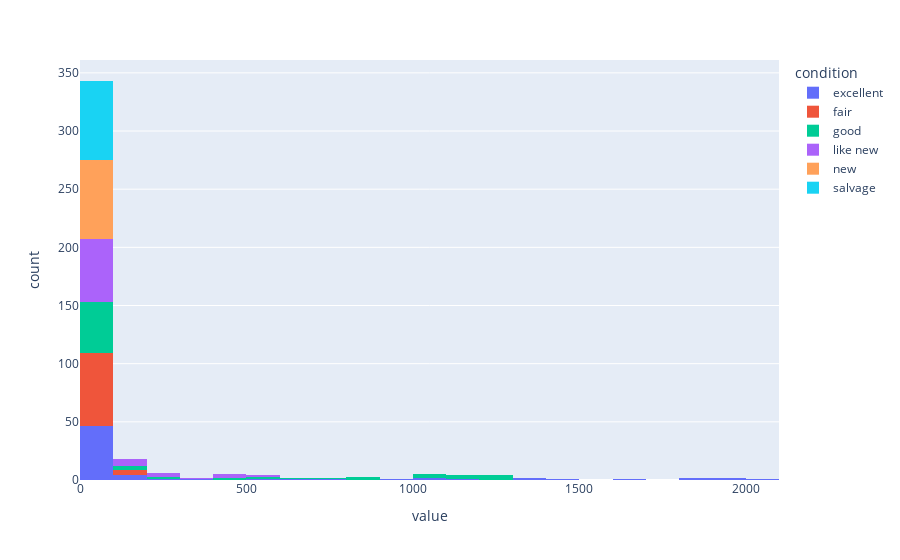

The notebook cell saved with this chart:
### Code cell
df_condition = df.groupby(['model_year', 'condition'])['condition'].count()
fig = px.histogram(df_manufacturer)
fig.show()
# df_condition.head()

### Figure 1 — Plotly figure (JSON) as saved in the notebook; plotly's stock layout.template omitted (floating-point values rounded to 4 significant figures)
{"data": [{"alignmentgroup": "True", "bingroup": "x", "hovertemplate": "condition=excellent<br>value=%{x}<br>count=%{y}<extra></extra>", "legendgroup": "excellent", "marker": {"color": "#636efa", "pattern": {"shape": ""}}, "name": "excellent", "offsetgroup": "excellent", "orientation": "v", "showlegend": true, "type": "histogram", "x": [1, 0, 1, 0, 0, 1, 1, 1, 2, 0, 2, 2, 3, 5, 10, 4, 5, 5, 4, 3, 2, 6, 1, 4, 0, 3, 0, 8, 9, 1, 3, 0, 8, 4, 14, 11, 11, 26, 17, 13, 14, 33, 27, 43, 37, 78, 101, 152, 182, 256, 336, 521, 632, 796, 911, 1151, 1373, 1019, 1445, 1880, 1915, 2079, 1901, 1849, 1634, 1301, 1049, 168], "xaxis": "x", "yaxis": "y"}, {"alignmentgroup": "True", "bingroup": "x", "hovertemplate": "condition=fair<br>value=%{x}<br>count=%{y}<extra></extra>", "legendgroup": "fair", "marker": {"color": "#EF553B", "pattern": {"shape": ""}}, "name": "fair", "offsetgroup": "fair", "orientation": "v", "showlegend": true, "type": "histogram", "x": [0, 0, 0, 0, 0, 0, 0, 0, 0, 0, 0, 1, 0, 1, 4, 0, 1, 1, 0, 0, 0, 0, 1, 1, 0, 3, 1, 2, 1, 3, 0, 0, 1, 3, 9, 7, 6, 7, 7, 9, 16, 22, 26, 30, 45, 59, 63, 84, 84, 119, 114, 115, 121, 124, 88, 95, 74, 37, 30, 17, 17, 19, 11, 7, 3, 1, 2, 0], "xaxis": "x", "yaxis": "y"}, {"alignmentgroup": "True", "bingroup": "x", "hovertemplate": "condition=good<br>value=%{x}<br>count=%{y}<extra></extra>", "legendgroup": "good", "marker": {"color": "#00cc96", "pattern": {"shape": ""}}, "name": "good", "offsetgroup": "good", "orientation": "v", "showlegend": true, "type": "histogram", "x": [1, 1, 0, 0, 1, 0, 0, 1, 0, 1, 1, 0, 2, 4, 8, 3, 8, 2, 5, 2, 2, 9, 2, 1, 2, 6, 14, 8, 2, 6, 5, 5, 9, 9, 14, 8, 23, 24, 30, 27, 27, 47, 56, 97, 101, 177, 200, 289, 416, 430, 538, 734, 861, 1013, 1125, 1202, 1296, 864, 1037, 1235, 1241, 1169, 1129, 1054, 836, 651, 524, 100], "xaxis": "x", "yaxis": "y"}, {"alignmentgroup": "True", "bingroup": "x", "hovertemplate": "condition=like new<br>value=%{x}<br>count=%{y}<extra></extra>", "legendgroup": "like new", "marker": {"color": "#ab63fa", "pattern": {"shape": ""}}, "name": "like new", "offsetgroup": "like new", "orientation": "v", "showlegend": true, "type": "histogram", "x": [0, 0, 0, 1, 0, 0, 0, 0, 1, 0, 0, 0, 2, 0, 1, 0, 1, 1, 1, 2, 1, 0, 0, 1, 1, 0, 0, 1, 0, 0, 1, 2, 1, 2, 1, 5, 0, 1, 4, 2, 0, 4, 6, 10, 5, 11, 13, 14, 22, 32, 42, 60, 102, 84, 105, 189, 169, 156, 175, 239, 290, 273, 397, 408, 472, 453, 551, 94], "xaxis": "x", "yaxis": "y"}, {"alignmentgroup": "True", "bingroup": "x", "hovertemplate": "condition=new<br>value=%{x}<br>count=%{y}<extra></extra>", "legendgroup": "new", "marker": {"color": "#FFA15A", "pattern": {"shape": ""}}, "name": "new", "offsetgroup": "new", "orientation": "v", "showlegend": true, "type": "histogram", "x": [0, 0, 0, 0, 0, 0, 0, 0, 0, 0, 0, 0, 0, 0, 0, 0, 1, 1, 0, 0, 0, 0, 0, 0, 0, 0, 0, 0, 0, 0, 0, 0, 1, 0, 0, 0, 0, 0, 0, 0, 0, 0, 0, 0, 0, 0, 0, 1, 1, 0, 3, 1, 1, 3, 1, 2, 5, 1, 2, 3, 3, 3, 3, 1, 8, 7, 64, 17], "xaxis": "x", "yaxis": "y"}, {"alignmentgroup": "True", "bingroup": "x", "hovertemplate": "condition=salvage<br>value=%{x}<br>count=%{y}<extra></extra>", "legendgroup": "salvage", "marker": {"color": "#19d3f3", "pattern": {"shape": ""}}, "name": "salvage", "offsetgroup": "salvage", "orientation": "v", "showlegend": true, "type": "histogram", "x": [0, 0, 0, 0, 0, 0, 0, 0, 0, 0, 0, 0, 0, 0, 0, 0, 0, 0, 0, 0, 0, 0, 0, 0, 0, 1, 0, 0, 0, 0, 0, 0, 0, 0, 1, 0, 0, 0, 0, 0, 0, 2, 3, 4, 1, 2, 1, 6, 4, 8, 4, 6, 5, 5, 4, 4, 7, 2, 2, 1, 2, 6, 7, 4, 1, 6, 3, 1], "xaxis": "x", "yaxis": "y"}], "layout": {"barmode": "relative", "legend": {"title": {"text": "condition"}, "tracegroupgap": 0}, "margin": {"t": 60}, "xaxis": {"anchor": "y", "domain": [0, 1], "title": {"text": "value"}}, "yaxis": {"anchor": "x", "domain": [0, 1], "title": {"text": "count"}}}}
